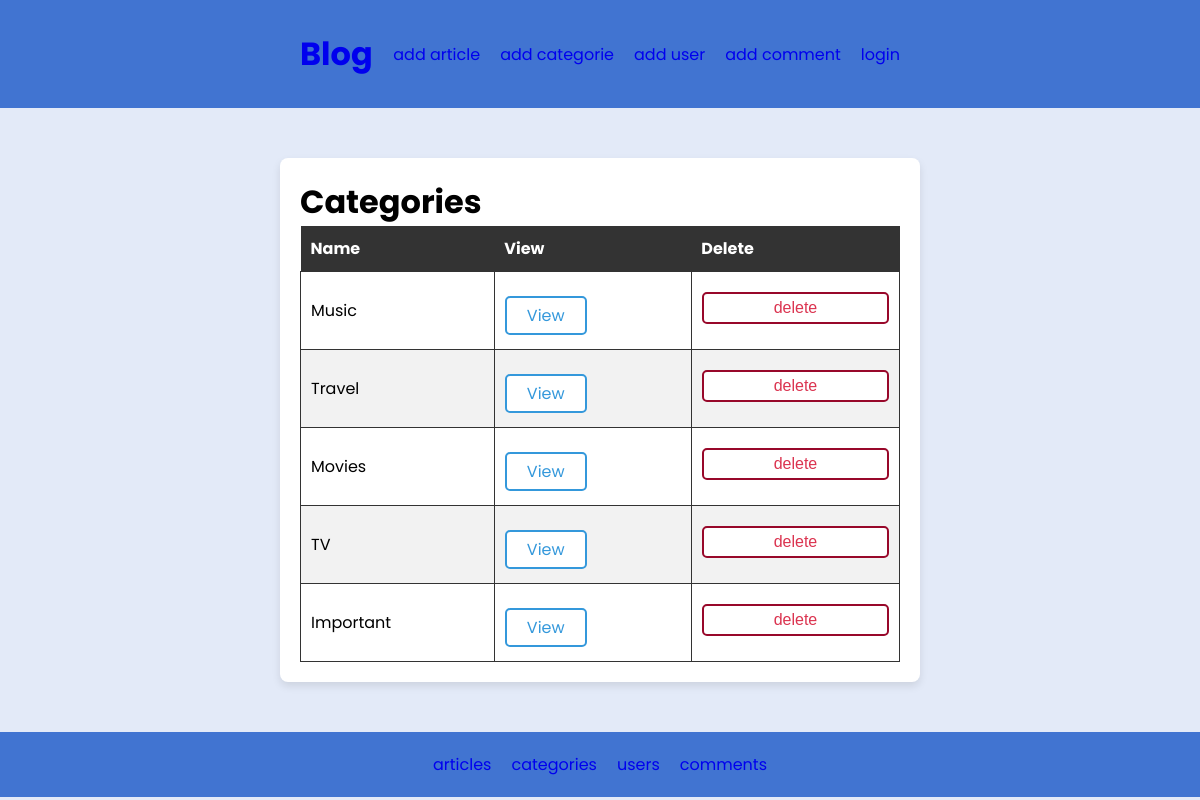
The page /categorie-index.php on the database its author committed.
### tables this page shows
CREATE TABLE `categories` (
  `id` int(11) NOT NULL,
  `name` varchar(50) NOT NULL
);

### classes/CRUD.php (called while the page is built, shortened)
<?php
class CRUD extends PDO
{
    public function select($table, $field = 'id', $order = 'ASC')
    {
        $sql = "SELECT * FROM $table ORDER BY $field $order";
        $stmt = $this->query($sql);
        return $stmt->fetchAll();
    }
}

### categorie-index.php (the view, shortened to what this page needs)
<?php
require_once('classes/CRUD.php');
$crud = new CRUD;
$select = $crud->select('categories', 'id', 'asc');
?>
<!DOCTYPE html>
<html lang="en">
<head>
    <link rel="stylesheet" href="css/style.css">
</head>
<body>
    <?php include 'includes/header.php'; ?>
    <main>
        <h1>Categories</h1>
        <table>
            <thead>
                <tr>
                    <th>Name</th>
                    <th>View</th>
                    <th>Delete</th>
                </tr>
            </thead>
            <tbody>
                <?php
                foreach ($select as $row) {
                ?>
                    <tr>
                        <td><?= $row['name']; ?></td>
                        <td> <a href="categorie-show.php?id=<?= $row['id']; ?>" class="btn">View</a></td>
                        <td>
                            <form action="categorie-delete.php" method="post">
                                <input type="submit" class="btn red" value="delete">
                            </form>
                        </td>
                    </tr>
                <?php
                }
                ?>
            </tbody>
        </table>
    </main>
    <?php include 'includes/footer.php'; ?>
</body>
</html>

### css/style.css (style rules this page uses)
:root { --primary-color: rgb(65, 116, 209); }
* { margin: 0; padding: 0; }
a { text-decoration: none; }
body { font-family: "Poppins", sans-serif; margin: 0; padding: 0; background-color: rgba(65, 115, 209, 0.144); }
main { margin: 20px; background-color: #ffffff; padding: 20px; border-radius: 8px; box-shadow: 0 4px 8px rgba(0, 0, 0, 0.1); max-width: 50vw; margin: 50px auto; }
table { border-collapse: collapse; width: 100%; }
th { background-color: #333; color: #fff; text-align: left; padding: 10px; }
td { border: 1px solid #333; padding: 10px; }
tr:nth-child(even) { background-color: #f2f2f2; }
input, select { width: 100%; padding: 5px; margin-bottom: 15px; border: 1px solid #ccc; border-radius: 5px; }
.btn { margin-top: 10px; display: inline-block; padding: 5px 20px; font-size: 16px; text-align: center; text-decoration: none; cursor: pointer; border: 2px solid #3498db; color: #3498db; border-radius: 5px; background-color: #fff; transition: background-color 0.3s ease; }
.btn.red { border: 2px solid #98082a; color: #db3450; }

### rows shown on the page
categories: name "Music"
categories: name "Travel"
categories: name "Movies"
categories: name "TV"
categories: name "Important"
